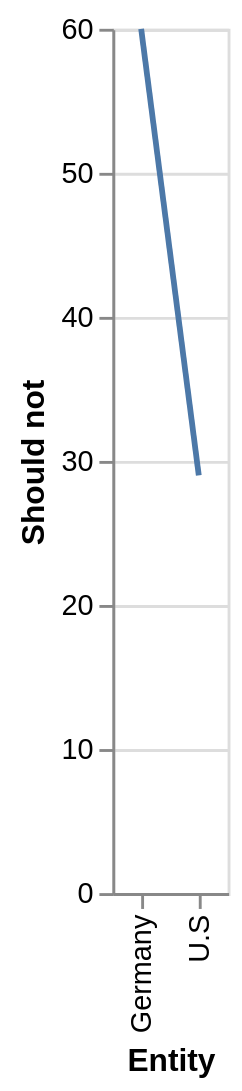

Here is the Vega-Lite specification saved for this chart:
### Vega-Lite specification from a JSON file in a GitHub repository (floating-point values rounded to 4 significant figures)
{"$schema": "https://vega.github.io/schema/vega-lite/v5.json", "description": "Line chart auto-generated from CSV", "data": {"values": [{"Entity": "Germany", "Should not": "60", "Should": "34"}, {"Entity": "U.S", "Should not": "29", "Should": "60"}]}, "mark": "line", "encoding": {"x": {"field": "Entity", "type": "ordinal"}, "y": {"field": "Should not", "type": "quantitative"}}}
